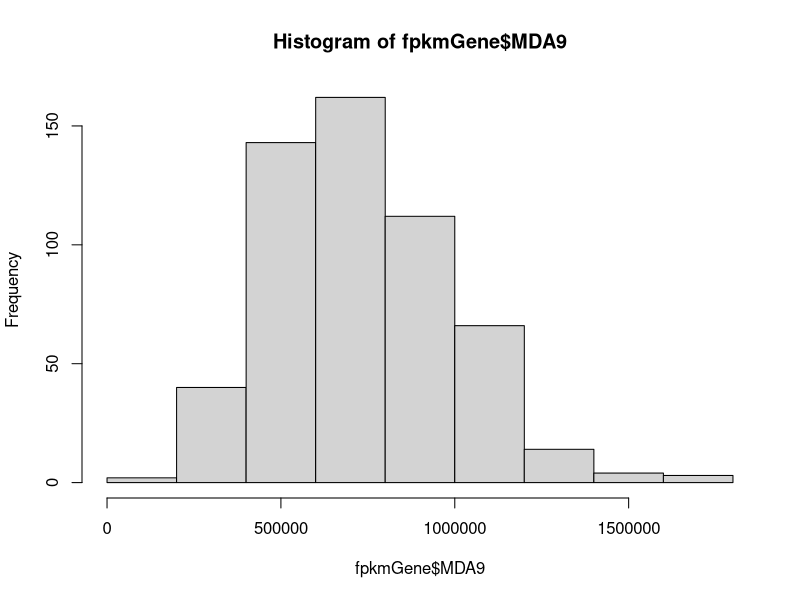
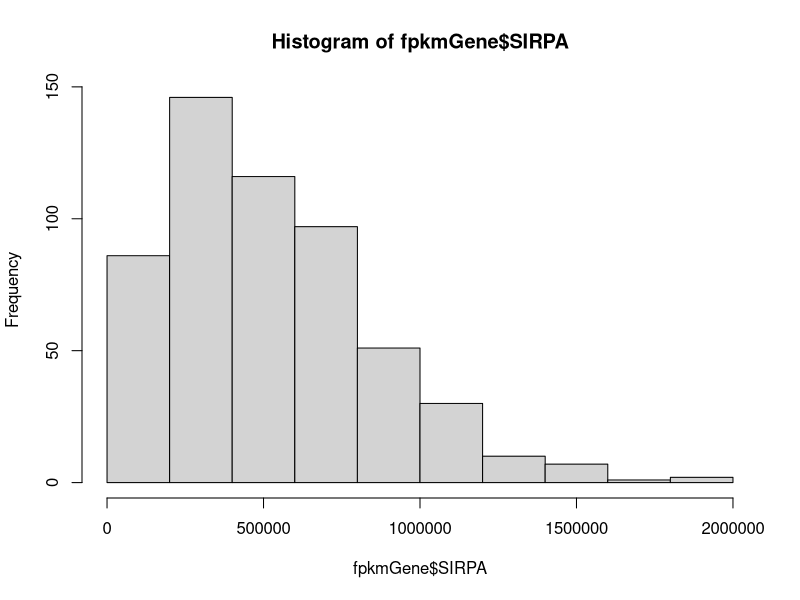
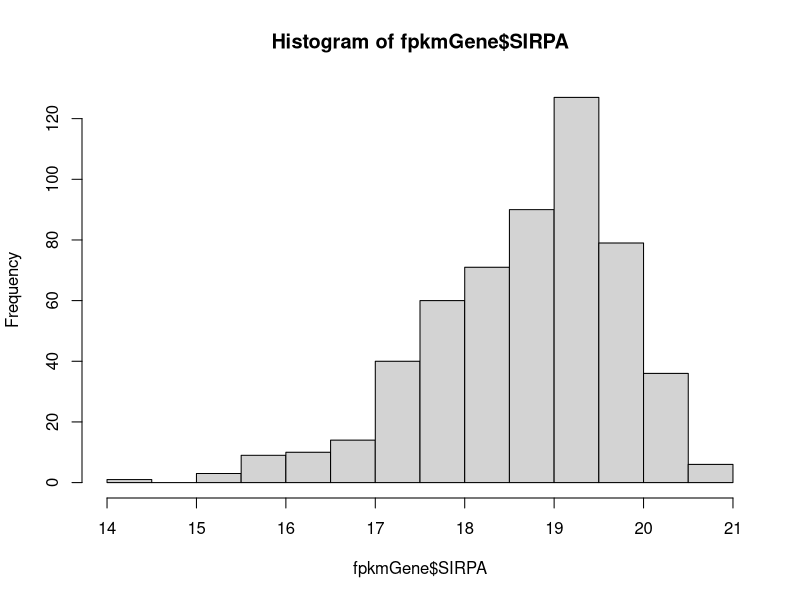
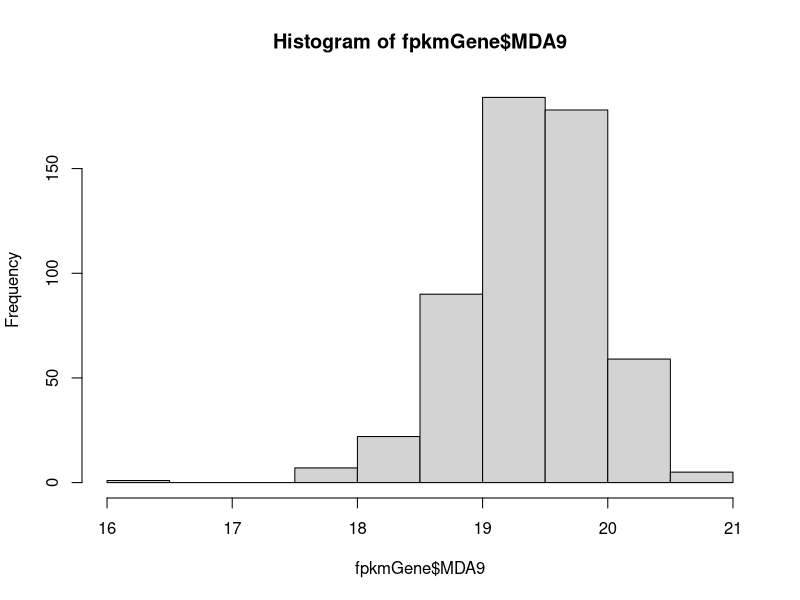
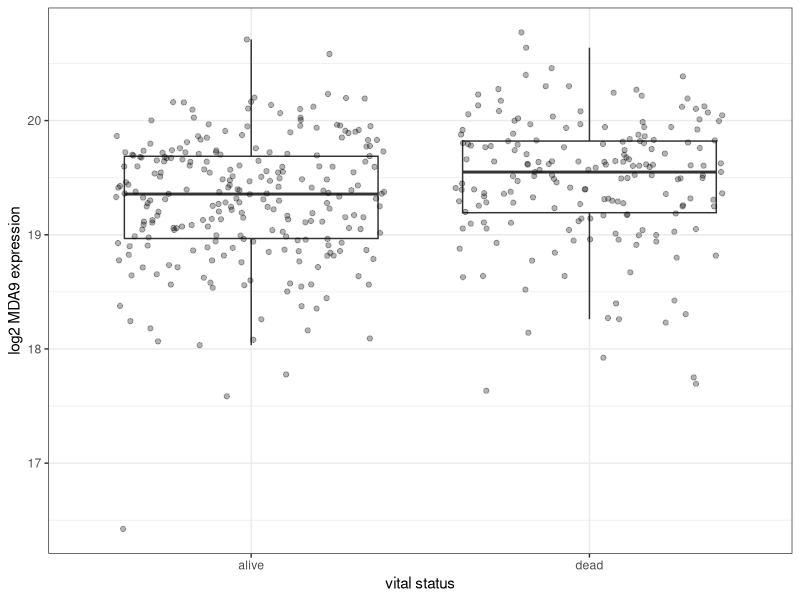

Write R code to recreate these figures, in order. (Note: this script raises an error after producing the figures.)
#### head and neck expression analysis ####

# load packages
library(dplyr)
library(ggplot2)
library(survminer)
library(survival)
library(viridis)

#### data pre-processing ####

# read in saved data
fpkmGene <- read.table("targetGeneHNSCC.csv")
# see all metadata
colnames(fpkmGene)
# view untransformed distribution
hist(fpkmGene$MDA9) # very slightly left skewed
hist(fpkmGene$SIRPA) # slightly left skewed
# save untransformed data
fpkmGeneNolog <- fpkmGene

# log transform genes
fpkmGene[1:12] <- fpkmGene[1:12] + 1 # add one pseudo count to all counts to remove zeros
fpkmGene[1:12] <- log2(fpkmGene[1:12]) # apply log2 transformation
hist(fpkmGene$SIRPA) 
hist(fpkmGene$MDA9) 

# assessing clinical data
table(fpkmGene$shortLetterCode) # 44 NT, 2 TM, 500 TP
table(fpkmGene$race) # 49 AA, 468 white
table(fpkmGene$ethnicity) # 27 HIS, 480 not (some overlap with AA?)

# extract tumor data
tum <- fpkmGene %>%
  filter(shortLetterCode == "TP")
# extracting AA and white who are not HIS
BW_nonhis <- tum %>%
  filter(race == "white" | race == "black or african american") %>%
  filter(ethnicity == "not hispanic or latino")
# extracting whites with known HIS
his_nonhis <- tum %>%
  filter(race == "white") %>%
  filter(ethnicity == "hispanic or latino" | ethnicity == "not hispanic or latino") 

#### MDA-9/Syntenin ####

## high expression in AA is correlated with poor outcome when compared to non-hispanic whites
## compare vital status based on MDA9
t.test(MDA9 ~ vital_status, data=BW_nonhis) # 0.001108
ggplot(BW_nonhis, aes(vital_status, MDA9)) + 
  ylab("log2 MDA9 expression") +
  xlab("vital status") +
  geom_boxplot(outlier.shape = NA) +
  geom_jitter(alpha = 0.3) +
  theme_bw() 

# KM from TCGA biolinks
#TCGAbiolinks::TCGAanalyze_SurvivalKM()

## kaplan meier: days to last followup, comparing AA and CA
# remove missing data 
BW_nonhis_follow <- BW_nonhis %>%
  filter(!is.na(days_to_last_follow_up)) 
BW_nonhis_follow <- BW_nonhis_follow %>% 
  mutate(vital = (as.numeric(vital_status)) - 1)
# fit model
BW_nonhis_follow_fit <- survfit(Surv(days_to_last_follow_up, 
                    vital) ~ race, 
               data = BW_nonhis_follow)
ggsurvplot(BW_nonhis_follow_fit, data = BW_nonhis_follow, 
           risk.table = TRUE,
           pval = TRUE,
           pval.method = TRUE,
           pval.coord = c(1600, 0.8),
           pval.method.coord = c(1600, 0.9),
           conf.int = TRUE,
           xlim = c(0, 2000),
           break.time.by = 500,
           ggtheme = theme_minimal(),
           risk.table.y.text.col = T,
           risk.table.y.text = FALSE)

## kaplan meier: days to death, comparing AA and CA (better than days to last followup)
# remove missing data 
BW_nonhis_death <- BW_nonhis %>%
  filter(!is.na(days_to_death)) 
BW_nonhis_death <- BW_nonhis_death %>% 
  mutate(vital = (as.numeric(vital_status)) - 1)
# fit model
BW_nonhis_death_fit <- survfit(Surv(days_to_death, 
                         vital) ~ race, 
                    data = BW_nonhis_death)
ggsurvplot(BW_nonhis_death_fit, 
           data = BW_nonhis_death, 
           risk.table = TRUE,
           pval = TRUE,
           pval.method = TRUE,
           pval.coord = c(2000, 0.8),
           pval.method.coord = c(2000, 0.9),
           conf.int = TRUE,
           xlim = c(0, 3000),
           break.time.by = 500,
           xlab = "days to death",
           ggtheme = theme_bw(),
           risk.table.y.text.col = T,
           risk.table.y.text = FALSE,
           legend.labs = c("AA", "CA"))
#ggsave("figures/AA_CA_days_to_death.jpeg") # width 700, height 525
# splitting into high and low gene expression
BW_nonhis_death <- BW_nonhis_death %>%
  mutate(mda9_hl = MDA9 > median(MDA9))
BW_nonhis_death$mda9_hl[BW_nonhis_death$mda9_hl == TRUE] <- "high"
BW_nonhis_death$mda9_hl[BW_nonhis_death$mda9_hl == FALSE] <- "low"
# high and low gene expression
BW_nonhis_death_mda9_fit <- survfit(Surv(days_to_death, vital) ~ mda9_hl, 
                                         data = BW_nonhis_death)
ggsurvplot(BW_nonhis_death_mda9_fit, 
           data = BW_nonhis_death, 
           risk.table = TRUE,
           pval = TRUE,
           pval.method = TRUE,
           pval.coord = c(2000, 0.8),
           pval.method.coord = c(2000, 0.9),
           conf.int = TRUE,
           xlim = c(0, 3000),
           break.time.by = 500,
           xlab = "days to death",
           ggtheme = theme_bw(),
           risk.table.y.text.col = TRUE,
           risk.table.y.text = FALSE,
           legend.labs = c("high", "low")
           )
#ggsave("figures/days_to_death_MDA9_AA_CA.jpg")
# AA vs CA, high and low gene expression
BW_nonhis_death_mda9_fit <- survfit(Surv(days_to_death, vital) ~ mda9_hl + race, 
                                    data = BW_nonhis_death)
ggsurvplot(BW_nonhis_death_mda9_fit, 
           data = BW_nonhis_death, 
           palette = c("#a6cee3", "#1f78b4", "#b2df8a", "#33a02c"),
           risk.table = TRUE,
           pval = TRUE,
           pval.method = TRUE,
           pval.coord = c(2000, 0.8),
           pval.method.coord = c(2000, 0.9),
           conf.int = TRUE,
           xlim = c(0, 3000),
           break.time.by = 500,
           xlab = "days to death",
           ggtheme = theme_minimal(),
           risk.table.y.text.col = TRUE,
           risk.table.y.text = FALSE, 
           legend.labs = c("AA, high", "CA, high", "AA, low", "CA, low"))
#ggsave("figures/AA_CA_days_to_death_MDA9.jpg")

# high expression in HIS is correlated with poor outcome when compared to non-hispanic whites
# vital status
t.test(MDA9 ~ vital_status, data=his_nonhis) # 0.0008478
ggplot(his_nonhis, aes(vital_status, MDA9)) + 
  ylab("log2 MDA9 expression") +
  xlab("vital status") +
  geom_boxplot(outlier.shape = NA) +
  geom_jitter(alpha = 0.3) +
  theme_bw() 

## kaplan meier: days to last followup, comparing his and nonhis
# remove missing data 
his_nonhis_follow <- his_nonhis %>%
  filter(!is.na(days_to_last_follow_up)) 
his_nonhis_follow <- his_nonhis_follow %>% 
  mutate(vital = (as.numeric(vital_status)) - 1)
# fit model
his_nonhis_follow_fit <- survfit(Surv(days_to_last_follow_up, 
                                     vital) ~ ethnicity, 
                                data = his_nonhis_follow)
ggsurvplot(his_nonhis_follow_fit, data = his_nonhis_follow, 
           risk.table = TRUE,
           pval = TRUE,
           pval.method = TRUE,
           pval.coord = c(1600, 0.8),
           pval.method.coord = c(1600, 0.9),
           conf.int = TRUE,
           xlim = c(0, 2000),
           break.time.by = 500,
           ggtheme = theme_minimal(),
           risk.table.y.text.col = T,
           risk.table.y.text = FALSE)

## kaplan meier: days to death, comparing his and nonhis (better than days to last followup)
# remove missing data 
his_nonhis_death <- his_nonhis %>%
  filter(!is.na(days_to_death)) 
his_nonhis_death <- his_nonhis_death %>% 
  mutate(vital = (as.numeric(vital_status)) - 1)
# fit model
his_nonhis_death_fit <- survfit(Surv(days_to_death, 
                                    vital) ~ ethnicity, 
                               data = his_nonhis_death)
ggsurvplot(his_nonhis_death_fit, 
           data = his_nonhis_death, 
           risk.table = TRUE,
           pval = TRUE,
           pval.method = TRUE,
           pval.coord = c(2000, 0.8),
           pval.method.coord = c(2000, 0.9),
           conf.int = TRUE,
           xlim = c(0, 3000),
           break.time.by = 500,
           xlab = "days to death",
           ggtheme = theme_bw(),
           risk.table.y.text.col = T,
           risk.table.y.text = FALSE,
           legend.labs = c("hispanic", "not hispanic"))
#ggsave("figures/his_nonhis_days_to_death.jpeg") # width 700, height 525
# splitting into high and low gene expression
his_nonhis_death <- his_nonhis_death %>%
  mutate(mda9_hl = MDA9 > median(MDA9))
his_nonhis_death$mda9_hl[his_nonhis_death$mda9_hl == TRUE] <- "high"
his_nonhis_death$mda9_hl[his_nonhis_death$mda9_hl == FALSE] <- "low"
# high and low gene expression
his_nonhis_death_mda9_fit <- survfit(Surv(days_to_death, vital) ~ mda9_hl, 
                                    data = his_nonhis_death)
ggsurvplot(his_nonhis_death_mda9_fit, 
           data = his_nonhis_death, 
           risk.table = TRUE,
           pval = TRUE,
           pval.method = TRUE,
           pval.coord = c(2000, 0.8),
           pval.method.coord = c(2000, 0.9),
           conf.int = TRUE,
           xlim = c(0, 3000),
           break.time.by = 500,
           xlab = "days to death",
           ggtheme = theme_bw(),
           risk.table.y.text.col = TRUE,
           risk.table.y.text = FALSE,
           legend.labs = c("high", "low")
)
#ggsave("figures/days_to_death_MDA9_hisnonhis.jpg")
# his vs non, high and low gene expression
his_nonhis_death_mda9_fit <- survfit(Surv(days_to_death, vital) ~ mda9_hl + ethnicity, 
                                    data = his_nonhis_death)
ggsurvplot(his_nonhis_death_mda9_fit, 
           data = his_nonhis_death, 
           palette = c("#a6cee3", "#1f78b4", "#b2df8a", "#33a02c"),
           risk.table = TRUE,
           xlim = c(0, 3000),
           break.time.by = 500,
           xlab = "days to death",
           ggtheme = theme_minimal(),
           risk.table.y.text.col = TRUE,
           risk.table.y.text = FALSE, 
           legend.labs = c("hispanic, high", "not hispanic, high", "hispanic, low", "not hispanic, low"))
#ggsave("figures/his_nonhis_days_to_death_MDA9.jpg")

#### SIRPA: not needed right now ####

# high expression in AA is correlated with poor outcome when compared to non-hispanic whites
t.test(SIRPA ~ vital_status, data=BW_nonhis) # 0.3977
ggplot(BW_nonhis, aes(vital_status, SIRPA)) + 
  ylab("log2 MDA9 expression") +
  xlab("vital status") +
  geom_boxplot(outlier.shape = NA) +
  geom_jitter(alpha = 0.3) +
  theme_bw() 
